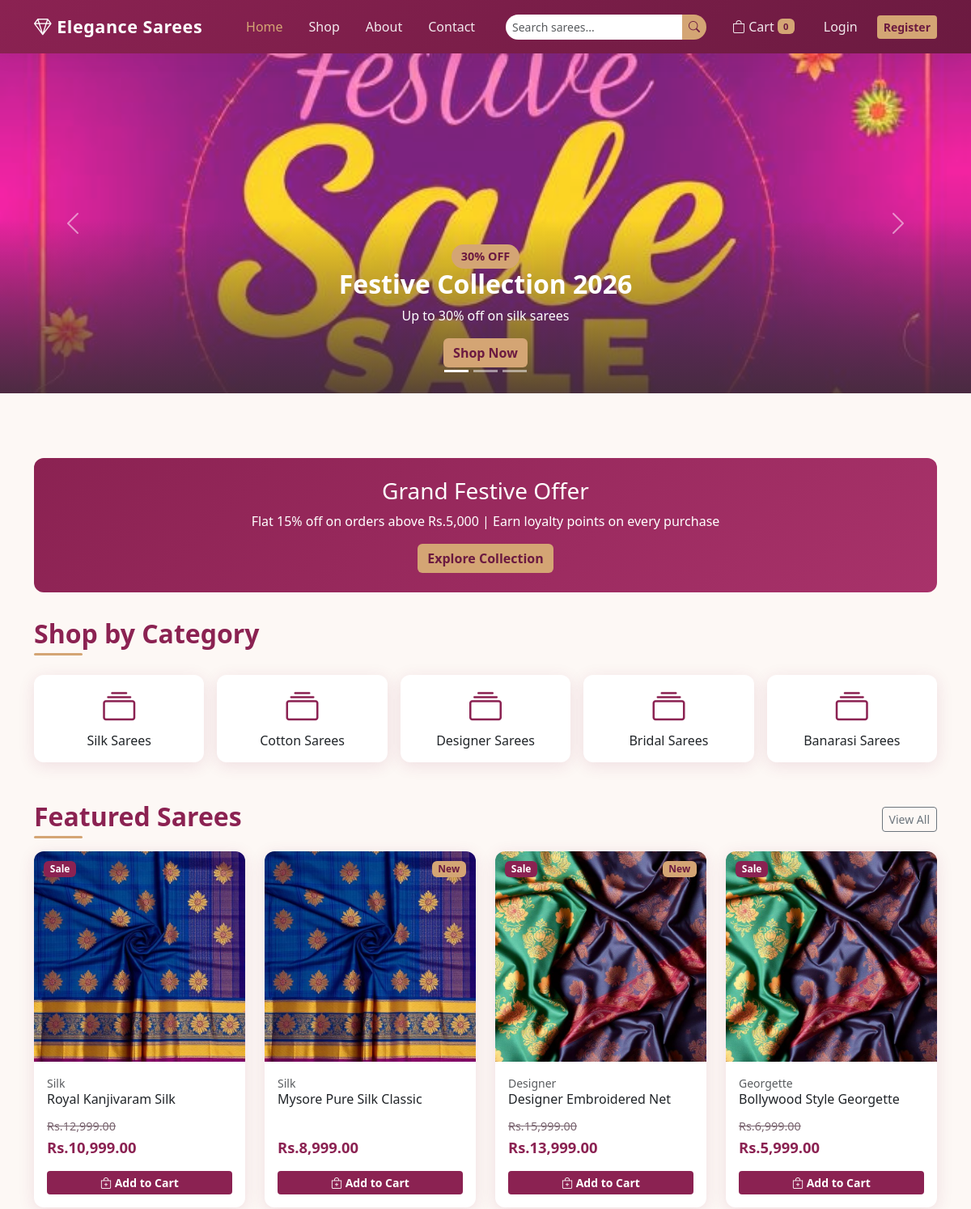
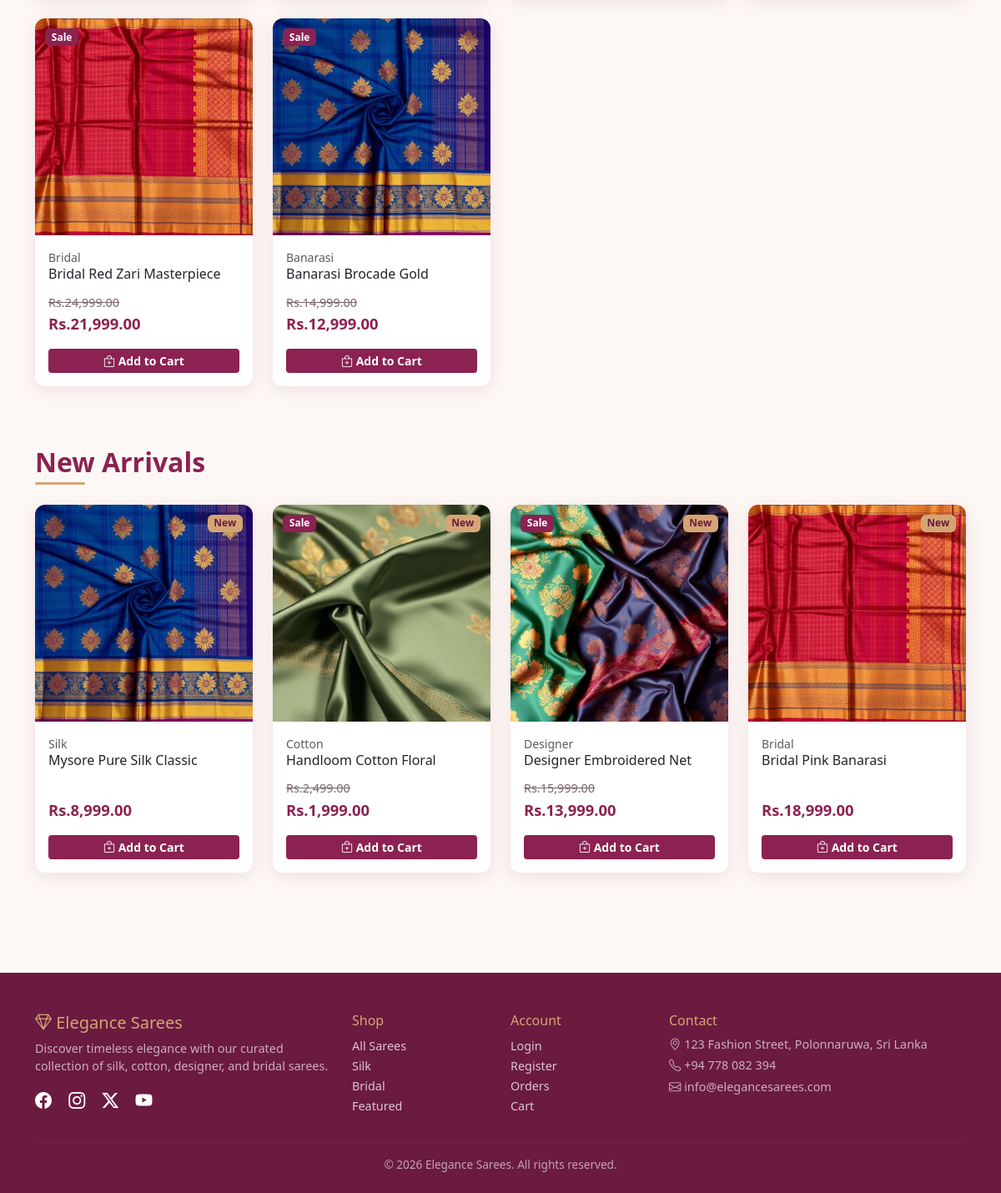
The page / on the database its author committed (2 pictures, top to bottom).
### tables this page shows
CREATE TABLE `banners` (
  `id` int NOT NULL,
  `title` varchar(200) NOT NULL,
  `subtitle` varchar(255) DEFAULT NULL,
  `image` varchar(255) DEFAULT NULL,
  `link_url` varchar(255) DEFAULT NULL,
  `discount_text` varchar(100) DEFAULT NULL,
  `is_active` tinyint(1) DEFAULT '1',
  `sort_order` int DEFAULT '0',
  `created_at` timestamp NULL DEFAULT CURRENT_TIMESTAMP
);

CREATE TABLE `categories` (
  `id` int NOT NULL,
  `name` varchar(100) NOT NULL,
  `slug` varchar(100) NOT NULL,
  `description` text,
  `image` varchar(255) DEFAULT NULL,
  `status` enum('active','inactive') DEFAULT 'active',
  `created_at` timestamp NULL DEFAULT CURRENT_TIMESTAMP
);

CREATE TABLE `products` (
  `id` int NOT NULL,
  `category_id` int NOT NULL,
  `name` varchar(200) NOT NULL,
  `slug` varchar(220) NOT NULL,
  `description` text,
  `saree_type` enum('Silk','Cotton','Designer','Bridal','Banarasi','Chiffon','Georgette') NOT NULL,
  `price` decimal(10,2) NOT NULL,
  `discount_price` decimal(10,2) DEFAULT NULL,
  `stock` int DEFAULT '0',
  `image` varchar(255) DEFAULT NULL,
  `is_featured` tinyint(1) DEFAULT '0',
  `is_new_arrival` tinyint(1) DEFAULT '0',
  `status` enum('active','inactive') DEFAULT 'active',
  `created_at` timestamp NULL DEFAULT CURRENT_TIMESTAMP
);

### includes/functions.php (the view, shortened to what this page needs)
<?php
function e(string $value): string
{
    return htmlspecialchars($value, ENT_QUOTES, 'UTF-8');
}
function product_image_url(?string $filename): string
{
    foreach (['sarees', 'products'] as $folder) {
        $path = BASE_PATH . '/' . ASSETS_IMAGES . $folder . '/' . $filename;
        if (file_exists($path)) {
            return ASSETS_IMAGES . $folder . '/' . $filename;
        }
    }
    $mapped = [
        'silk_saree_1.jpg' => ASSETS_IMAGES . 'sarees/silk_saree_1.jpg',
        'bridal_saree.jpg' => ASSETS_IMAGES . 'sarees/bridal_saree.jpg',
        'cotton_saree.jpg' => ASSETS_IMAGES . 'sarees/cotton_saree.jpg',
        'designer_saree.jpg' => ASSETS_IMAGES . 'sarees/designer_saree.jpg',
    ];
    return $mapped[$filename] ?? ASSETS_IMAGES . 'products/default_saree.jpg';
}
function format_price(float $amount): string
{
    return 'Rs.' . number_format($amount, 2);
}
function render_product_card(array $product): string
{
    $price = $product['discount_price'] ?? $product['price'];
    $hasDiscount = !empty($product['discount_price']);
    $img = product_image_url($product['image']);
    $saleBadge = $hasDiscount ? '<span class="badge badge-sale">Sale</span>' : '';
    $newBadge = !empty($product['is_new_arrival']) ? '<span class="badge badge-new">New</span>' : '';
    $oldPrice = $hasDiscount ? '<span class="old-price">' . format_price((float) $product['price']) . '</span>' : '';
    return '<div class="col-sm-6 col-lg-4 col-xl-3 mb-4">
        <div class="card product-card h-100">
            <div class="position-relative">
                ' . $saleBadge . $newBadge . '
                <a href="product.php?slug=' . urlencode($product['slug']) . '">
                    <img src="' . e($img) . '" class="card-img-top" alt="' . e($product['name']) . '">
                </a>
            </div>
            <div class="card-body d-flex flex-column">
                <span class="text-muted small">' . e($product['saree_type'] ?? '') . '</span>
                <h6 class="card-title"><a href="product.php?slug=' . urlencode($product['slug']) . '" class="text-decoration-none text-dark">' . e($product['name']) . '</a></h6>
                <p class="product-price mt-auto">' . $oldPrice . '<br/>' . format_price((float) $price) . '</p>
                <button type="button" class="btn btn-primary-elegance btn-sm w-100 add-to-cart-btn" data-product-id="' . (int) $product['id'] . '">
                    <i class="bi bi-bag-plus"></i> Add to Cart
                </button>
            </div>
        </div>
    </div>';
}

### index.php (shortened to what this page needs)
<?php
require_once 'includes/header.php';
$banners = $pdo->query('SELECT * FROM banners WHERE is_active = 1 ORDER BY sort_order')->fetchAll();
$featured = $pdo->query('SELECT p.*, c.name AS category_name FROM products p JOIN categories c ON c.id = p.category_id WHERE p.is_featured = 1 AND p.status = "active" LIMIT 8')->fetchAll();
$newArrivals = $pdo->query('SELECT p.*, c.name AS category_name FROM products p JOIN categories c ON c.id = p.category_id WHERE p.is_new_arrival = 1 AND p.status = "active" LIMIT 4')->fetchAll();
$categories = $pdo->query('SELECT * FROM categories WHERE status = "active" LIMIT 5')->fetchAll();
?>
<div id="heroCarousel" class="carousel slide hero-carousel" data-bs-ride="carousel">
    <div class="carousel-indicators">
        <?php foreach ($banners as $i => $b): ?>
        <button type="button" data-bs-target="#heroCarousel" data-bs-slide-to="<?= $i ?>" <?= $i === 0 ? 'class="active"' : '' ?>></button>
        <?php endforeach; ?>
    </div>
    <div class="carousel-inner">
        <?php foreach ($banners as $i => $banner):
            $imgPath = ASSETS_IMAGES . 'banners/' . ($banner['image'] ?? 'hero_banner_1.jpg');
        ?>
        <div class="carousel-item <?= $i === 0 ? 'active' : '' ?>">
            <img src="<?= e($imgPath) ?>" class="d-block w-100" alt="<?= e($banner['title']) ?>">
            <div class="carousel-caption hero-caption">
                <?php if ($banner['discount_text']): ?><span class="discount-badge"><?= e($banner['discount_text']) ?></span><?php endif; ?>
                <h2><?= e($banner['title']) ?></h2>
                <p><?= e($banner['subtitle']) ?></p>
                <a href="<?= e($banner['link_url'] ?? 'shop.php') ?>" class="btn btn-accent">Shop Now</a>
            </div>
        </div>
        <?php endforeach; ?>
    </div>
    <button class="carousel-control-prev" type="button" data-bs-target="#heroCarousel" data-bs-slide="prev">
        <span class="carousel-control-prev-icon"></span>
    </button>
    <button class="carousel-control-next" type="button" data-bs-target="#heroCarousel" data-bs-slide="next">
        <span class="carousel-control-next-icon"></span>
    </button>
</div>
<div class="container py-5">
    <div class="promo-banner text-center">
        <h3 class="mb-2">Grand Festive Offer</h3>
        <p class="mb-3">Flat 15% off on orders above Rs.5,000 | Earn loyalty points on every purchase</p>
        <a href="shop.php" class="btn btn-accent">Explore Collection</a>
    </div>
    <h2 class="section-title">Shop by Category</h2>
    <div class="row g-3 mb-5">
        <?php foreach ($categories as $cat): ?>
        <div class="col-6 col-md-4 col-lg">
            <a href="shop.php?category=<?= urlencode($cat['slug']) ?>" class="text-decoration-none">
                <div class="card product-card text-center p-3">
                    <i class="bi bi-collection display-6 text-primary" style="color: var(--primary)!important;"></i>
                    <h6 class="mt-2 mb-0 text-dark"><?= e($cat['name']) ?></h6>
                </div>
            </a>
        </div>
        <?php endforeach; ?>
    </div>
    <div class="d-flex justify-content-between align-items-center mb-3">
        <h2 class="section-title mb-0">Featured Sarees</h2>
        <a href="shop.php?filter=featured" class="btn btn-outline-secondary btn-sm">View All</a>
    </div>
    <div class="row">
        <?php foreach ($featured as $product): echo render_product_card($product); endforeach; ?>
    </div>
    <?php if ($newArrivals): ?>
    <h2 class="section-title mt-5">New Arrivals</h2>
    <div class="row">
        <?php foreach ($newArrivals as $product): echo render_product_card($product); endforeach; ?>
    </div>
    <?php endif; ?>
</div>
<?php
require_once 'includes/footer.php';

### rows shown on the page
banners: image (picture), discount_text "30% OFF", title "Festive Collection 2026", subtitle "Up to 30% off on silk sarees"
categories: name "Silk Sarees"
categories: name "Cotton Sarees"
categories: name "Designer Sarees"
categories: name "Bridal Sarees"
categories: name "Banarasi Sarees"
products: shows "Sale", image (picture), saree_type "Silk", name "Royal Kanjivaram Silk", price "Rs.12,999.00", discount_price "Rs.10,999.00"
products: is_new_arrival "New", image (picture), saree_type "Silk", name "Mysore Pure Silk Classic", format_price((float) $price) "Rs.8,999.00"
products: shows "Sale", is_new_arrival "New", image (picture), saree_type "Designer", name "Designer Embroidered Net", price "Rs.15,999.00", discount_price "Rs.13,999.00"
products: shows "Sale", image (picture), saree_type "Georgette", name "Bollywood Style Georgette", price "Rs.6,999.00", discount_price "Rs.5,999.00"
products: shows "Sale", image (picture), saree_type "Bridal", name "Bridal Red Zari Masterpiece", price "Rs.24,999.00", discount_price "Rs.21,999.00"
products: shows "Sale", image (picture), saree_type "Banarasi", name "Banarasi Brocade Gold", price "Rs.14,999.00", discount_price "Rs.12,999.00"
products: shows "Sale", is_new_arrival "New", image (picture), saree_type "Cotton", name "Handloom Cotton Floral", price "Rs.2,499.00", discount_price "Rs.1,999.00"
products: is_new_arrival "New", image (picture), saree_type "Bridal", name "Bridal Pink Banarasi", format_price((float) $price) "Rs.18,999.00"

### other values the page prints
APP_NAME "Elegance Sarees"
$cartCount "0"
